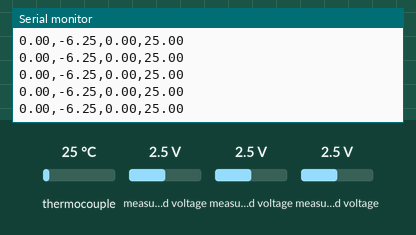
Bench run of a sketch on a simulated Arduino Uno, built with avr-gcc and run on an emulated ATmega328P. Shown: the last lines printed to the serial monitor. The test bench sets the inputs (shaded band); at power-on: thermocouple 25 °C, measured voltage 2.5 V.

Above: at 1.2 s.
1.3 s: thermocouple set to 6 °C
At 2.1 s:
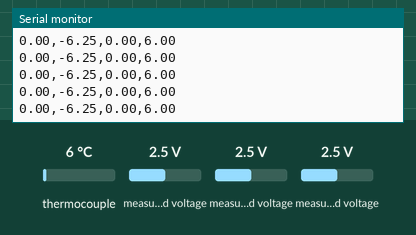
2.8 s: thermocouple set to 150 °C
At 3.7 s:
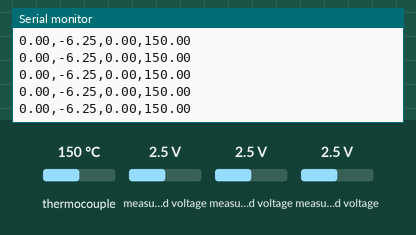
Timing chart, 0 to 5.8 s (numbered marks = the images above; inputs shaded):
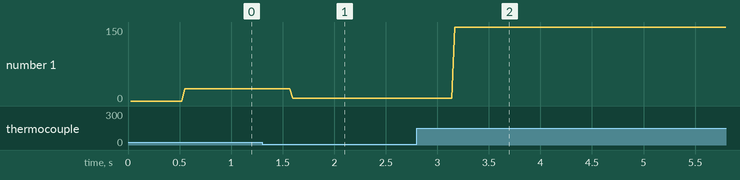

The sketch:

Read_sensor_mechnical_bachelors.ino
```cpp
#include <Wire.h>
#include <Adafruit_ADS1X15.h>
#include "max6675.h"

Adafruit_ADS1115 ads;
int thermoDO = 13;
int thermoCS = 12;
int thermoCLK = 14;
MAX6675 ts(thermoCLK, thermoCS, thermoDO); // (cs, so, sck)

// --- ตัวแปรสำหรับ Multitasking ---
unsigned long previousMillis = 0;  // เก็บเวลาล่าสุดที่อ่านอุณหภูมิ
const long interval = 500;         // ระยะห่างในการอ่านอุณหภูมิ (300 ms)

float currentTemp = 0.0;           // ตัวแปรเก็บค่าอุณหภูมิล่าสุดเอาไว้ส่ง

void setup(void) {
  Serial.begin(115200);
  ads.begin();
  ads.setDataRate(RATE_ADS1115_860SPS); // ตั้งให้ ADS อ่านไวที่สุดเท่าที่ทำได้
//  ts.setOffset(0);
}

void loop(void) {
  unsigned long currentMillis = millis(); // ดูเวลาปัจจุบัน

  // -------------------------------------------------
  // TASK 1: อ่านเซนเซอร์ ADS1115 (ทำงานทุกรอบ ไม่มีการหน่วง)
  // -------------------------------------------------
  int16_t adc0 = ads.readADC_SingleEnded(0);
  int16_t adc1 = ads.readADC_SingleEnded(1);
  int16_t adc2 = ads.readADC_SingleEnded(2);

  double piezo_val = (adc0 * 0.1875 / 1000.0) * 100.0;

  double pressure_volt = adc1 * 0.1875 / 1000.0;
  double pressure = (pressure_volt - 0.5) * 12.5;

  double mic_volt = adc2 * 0.1875 / 1000.0;

  // -------------------------------------------------
  // TASK 2: อ่าน MAX6675 (ทำงานเฉพาะเมื่อครบ 300ms)
  // -------------------------------------------------
  if (currentMillis - previousMillis >= interval) {
    // บันทึกเวลาล่าสุดที่เข้ามาทำ
    previousMillis = currentMillis;

    // อ่านค่าอุณหภูมิใหม่ แล้วอัปเดตลงตัวแปร currentTemp
    currentTemp = ts.readCelsius();
  }

  // -------------------------------------------------
  // ส่วนแสดงผล (ส่งค่าออก Serial)
  // -------------------------------------------------
  Serial.print(piezo_val);
  Serial.print(",");
  Serial.print(pressure);
  Serial.print(",");
  Serial.print(mic_volt);
  Serial.print(",");

  // ส่งค่าอุณหภูมิล่าสุดออกไป (ถ้ายังไม่ถึง 300ms มันจะส่งค่าเดิมซ้ำไปเรื่อยๆ)
  Serial.println(currentTemp, 2);

  // ไม่ต้องมี delay() ใหญ่ๆ ตรงนี้แล้ว
  // อาจใส่ delay เล็กน้อยแค่ 5-10ms เพื่อป้องกัน Serial Buffer เต็ม ถ้าคอมพิวเตอร์รับไม่ทัน
//  delay(10);
}
```

Measured:
- after the input at 1.3 s, the serial monitor: prints a new line after 0.30 s (image 1)
- after the input at 2.8 s, the serial monitor: prints a new line after 0.37 s (image 2)
- plotted number 1: 25 → 6 after the input at 1.3 s, 6 → 150 after the input at 2.8 s
